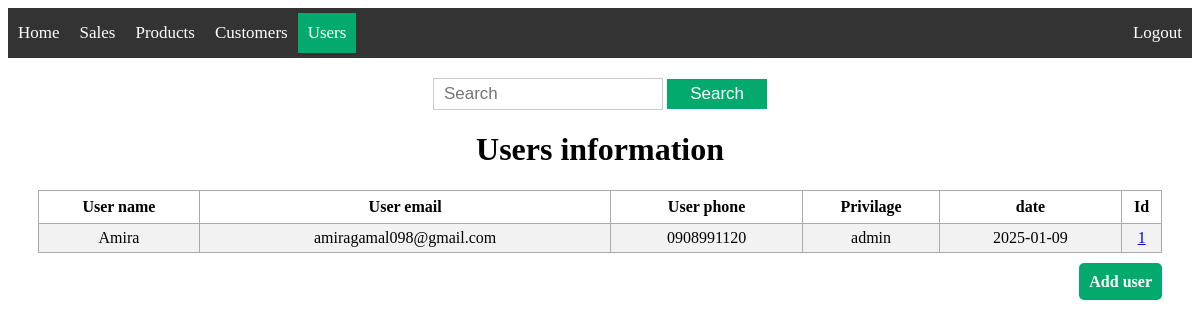
/users/ (signed in), run on an earlier commit of the app's database.
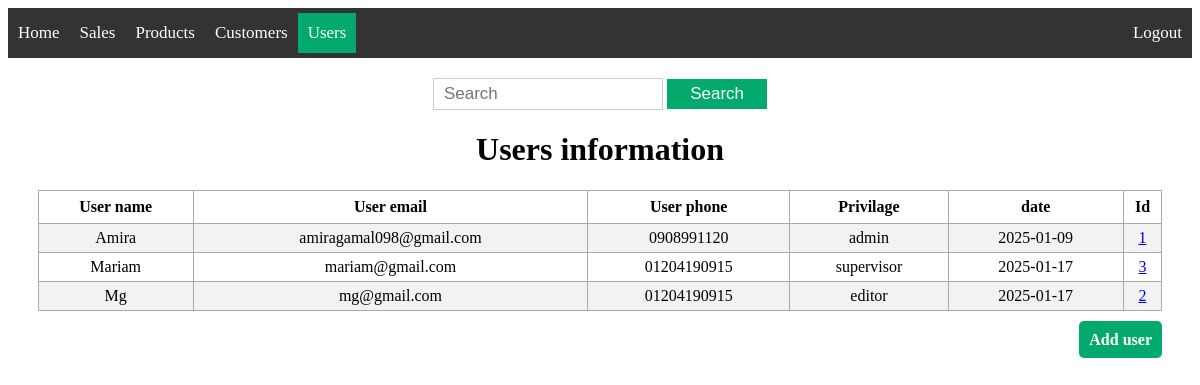
And on a later commit of the database.
### app/models/user.py (models this page shows, shortened)
class User(db.Model, UserMixin):
    __tablename__ = 'user'
    id = db.Column(db.Integer, primary_key=True)
    user_name = db.Column(db.String(200), nullable=False)
    user_email = db.Column(db.String(200), nullable=False)
    user_phone = db.Column(db.String(15))
    password = db.Column(db.String(128), nullable=False)
    active = db.Column(db.Boolean(), default=True)
    roles = db.relationship('Role', secondary='user_roles', backref='roled')
    date = db.Column(db.DateTime, default=datetime.now(pytz.UTC))
    fs_uniquifier = db.Column(db.String(90), nullable=False, unique=True,
                              default=generate_unique_value)

class Role(db.Model, RoleMixin):
    __tablename__ = 'role'
    id = db.Column(db.Integer, primary_key=True)
    name = db.Column(db.String(50), unique=True)

### app/users/routes.py (the view)
@bp.route('/', methods=['GET'])
@roles_accepted('admin', 'supervisor')
def index():
    users = User.query.order_by(User.user_name).all()
    return render_template('users/index.html', users=users)

### app/templates/users/index.html
{% extends 'base.html' %}
{% block content %}
<div class="content">
    <div class='search'>
        <form action="{{ url_for('users.search_user', search='') }}" method="get">
            <input type='text' placeholder='Search' name='search' id='search'>
            <input type='submit' value="Search">
        </form>
    </div>
    <div class="view">
        <h1 style="text-align: center;">Users information</h1>
        {% if users|length < 1 %}
        <h4  style="text-align: center;"> There are no users, create one below!</h4>
        {% else %}
        <table>
            <tr>
                <th>User name</th>
                <th>User email</th>
                <th>User phone</th>
                <th>Privilage</th>
                <th>date</th>
                <th>Id</th>
            </tr>
            {% for user in users %}
                <tr>
                    <td>{{ user.user_name }}</td>
                    <td>{{ user.user_email }}</td>
                    <td>{{ user.user_phone }}</td>
                    <td>{{ user.roles[0].name }}</td>
                    <td>{{ user.date.date() }}</td>
                    <td><a href="/users/info_user/{{ user.id }}">{{ user.id }}</a></td>
                </tr>
            {% endfor %}
        </table>
        {% endif %}
    </div>
    <div class="add">
        {% if current_user.has_role('admin') or current_user.has_role('editor')%}
        <a href="/users/add_user">Add user</a>
        {% endif %}
    </div>
</div>
{% endblock %}

What changed in the data, as far as the page shows it:
added User: user_name "Mariam", user_email "mariam@gmail.com", user_phone "01204190915", name "supervisor", date "2025-01-17", id "3"
added User: user_name "Mg", user_email "mg@gmail.com", user_phone "01204190915", name "editor", date "2025-01-17", id "2"
